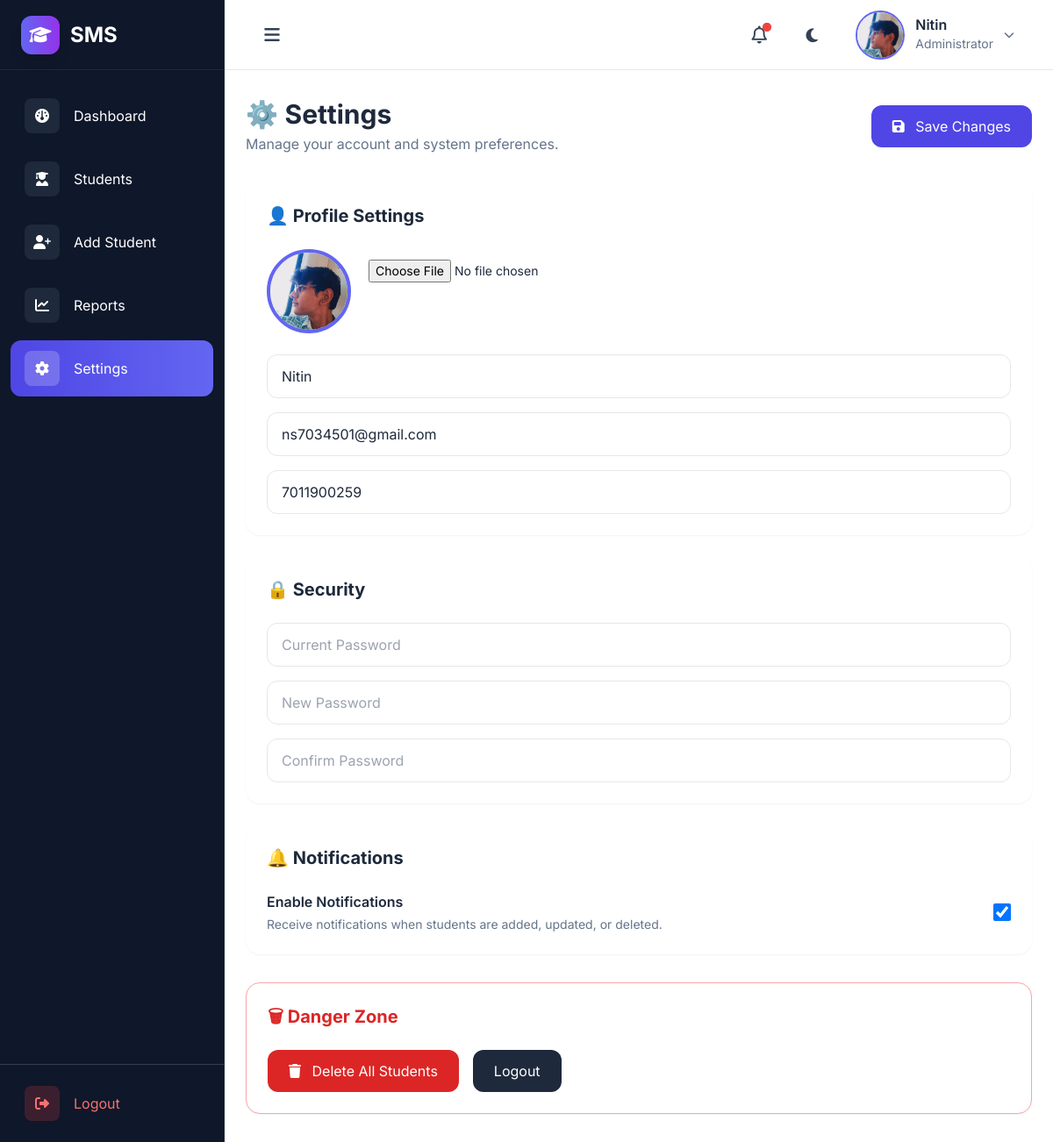
Page /settings/ (signed in) on the earlier database version.
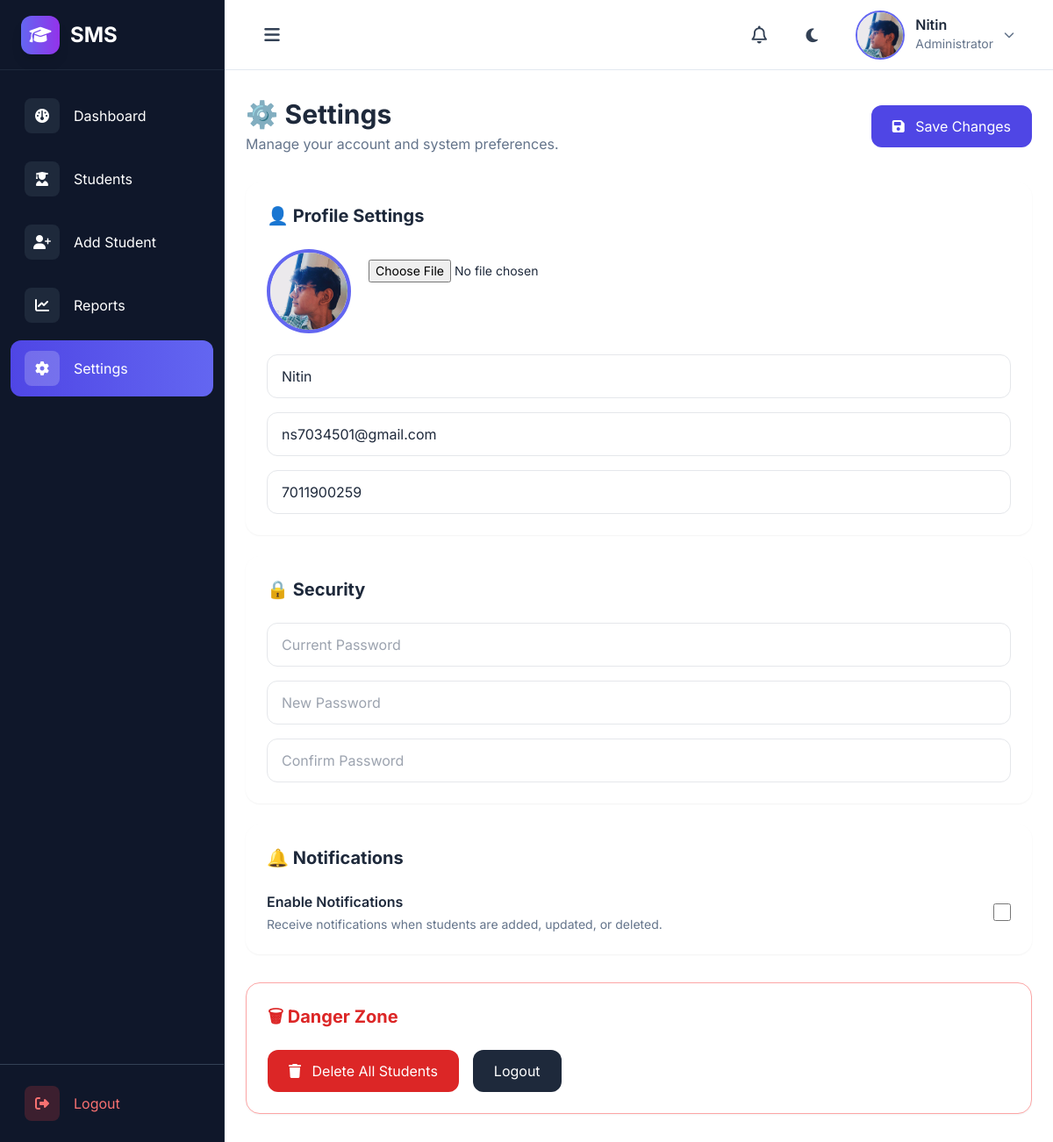
Same page on the later database version.
### MainApp/models.py (models this page shows, shortened)
class Settings(models.Model):
    user = models.OneToOneField(User,on_delete=models.CASCADE)
    profile_image = models.ImageField(upload_to='profile/', blank=True, null=True)
    phone = models.CharField(max_length=10,blank=True)
    notifications = models.BooleanField(default=True)

### MainApp/views.py (the view, shortened to what this page needs)
# urls.py: path("settings/", views.settings, name='settings'),
@login_required
def settings(request):
    settings, created = Settings.objects.get_or_create(user=request.user)
    current_password = request.POST.get("current_password")
    new_password = request.POST.get("new_password")
    confirm_password = request.POST.get("confirm_password")
    if request.method == "POST":
        request.user.first_name = request.POST.get("first_name")
        request.user.email = request.POST.get("email")
        request.user.save()
        form = SettingsForm(request.POST, request.FILES,instance=settings)
        if form.is_valid():
            settings = form.save(commit=False)
            settings.notifications = "notifications" in request.POST
            settings.save()
            form.save()
            messages.success(request,"Settings updated successfully.")
            return redirect("settings")
    else:
        form = SettingsForm(instance=settings)
    return render(request,"setting.html", {"form": form, "settings":settings})

### MainApp/forms.py
class SettingsForm(forms.ModelForm):
    class Meta:
        model = Settings
        fields = [
            "phone",
            "profile_image",
            "notifications",
        ]

### MainApp/context_processors.py (called while the page is built)
def notifications(request):
    if request.user.is_authenticated:
        activitys = Activity.objects.all()[:5]
        unread_count = activitys.count()
        return {
            "notifications": activitys,
            "notification_count": unread_count,
        }
    return {}

### MainApp/templates/setting.html (shortened to what the changed rows need)
{% extends "base.html" %}
{% load static %}
{% block content %}
<form method="post" enctype="multipart/form-data">
    <div class="space-y-8">
        <div class="flex flex-col sm:flex-row sm:justify-between sm:items-center gap-4">
            <div>
                <h1 class="text-2xl sm:text-3xl font-bold text-slate-800 dark:text-white">
                    ⚙️ Settings
                </h1>
            </div>
        </div>
        <div class="grid grid-cols-1 xl:grid-cols-2 gap-6">
            <div class="bg-white dark:bg-slate-800 rounded-2xl shadow-sm p-6">
                <h2 class="text-xl font-bold mb-6">
                    👤 Profile Settings
                </h2>
                <div class="space-y-4">
                    <input type="text" name="first_name" value="{{ request.user.first_name }}"
                        class="w-full border rounded-xl px-4 py-3 dark:bg-slate-700" placeholder="First name">
                    <input type="email" name="email" value="{{ request.user.email }}"
                        class="w-full border rounded-xl px-4 py-3 dark:bg-slate-700" placeholder="xyz@gamil.com">
                    <input type="tel" name="phone" value="{{ settings.phone }}"
                        class="w-full border rounded-xl px-4 py-3 dark:bg-slate-700" placeholder="Phone number">
                </div>
            </div>
            <div class="bg-white dark:bg-slate-800 rounded-2xl shadow-sm p-6">
                <h2 class="text-xl font-bold mb-6">
                    🔒 Security
                </h2>
            </div>
            <div class="bg-white dark:bg-slate-800 rounded-2xl shadow-sm p-6">
                <h2 class="text-xl font-bold mb-6">
                    🔔 Notifications
                </h2>
                <div class="flex flex-col sm:flex-row sm:items-center sm:justify-between gap-4">
                    <div>
                        <h3 class="font-semibold">
                        </h3>
                        <p class="text-sm text-slate-500 mt-1">
                        </p>
                    </div>
                    <input type="checkbox" name="notifications" class="w-5 h-5 self-start sm:self-center" {% if settings.notifications %}checked{% endif %}>
                </div>
            </div>
        </div>
        <div class="bg-white dark:bg-slate-800 rounded-2xl shadow-sm border border-red-300 p-6">
            <h2 class="text-xl font-bold text-red-600 mb-6">
                🗑 Danger Zone
            </h2>
        </div>
    </div>
</form>
{% endblock %}

### MainApp/templates/components/navbar.html (shortened to what this page needs)
{% load static %}
<header
  class="h-20 bg-white dark:bg-slate-900 border-b border-slate-200 dark:border-slate-700 flex items-center justify-between px-4 sm:px-6 lg:px-8 shrink-0 transition-colors duration-300 shadow-sm">
  <div class="flex items-center gap-4">
    <button id="toggleBtn"
      class="w-11 h-11 rounded-xl hover:bg-slate-100 dark:hover:bg-slate-800 transition flex items-center justify-center cursor-pointer">
      <i class="fa-solid fa-bars text-xl text-slate-700 dark:text-slate-200"></i>
    </button>
  </div>
  <div class="flex items-center gap-2 sm:gap-4">
    <div class="relative">
      <button onclick="toggleNotification()"
        class="relative w-11 h-11 rounded-xl hover:bg-slate-100 dark:hover:bg-slate-800 transition flex items-center justify-center">
        <i class="fa-regular fa-bell text-xl text-slate-700 dark:text-slate-200"></i>
        {% if settings.notifications %}
        <span class="absolute top-2 right-2 w-2.5 h-2.5 rounded-full bg-red-500 animate-ping"></span>
        {% endif %}
      </button>
    </div>
    <button
      class="myToggleBtn w-11 h-11 rounded-xl hover:bg-slate-100 dark:hover:bg-slate-800 transition flex items-center justify-center">
      <i class="fa-solid fa-moon theme_icon text-lg text-slate-700 dark:text-yellow-400"></i>
    </button>
    <div class="relative">
      <button onclick="toggleProfileMenu()"
        class="flex items-center gap-3 rounded-xl px-2 sm:px-3 py-2 hover:bg-slate-100 dark:hover:bg-slate-800 transition">
        <div>
          {% if settings.profile_image %}
          <img src="{{ settings.profile_image.url }}"
            class="w-14 h-14 rounded-full object-cover border-2 border-indigo-500">
          {% else %}
          <img src="{% static 'Images/user.jpg' %}"
            class="w-14 h-14 rounded-full object-cover border-2 border-indigo-500">
          {% endif %}
        </div>
        <div class="hidden lg:block text-left">
          <h4 class="font-semibold text-slate-800 dark:text-white leading-none">
            {{ request.user.first_name }}
          </h4>
          <p class="text-sm text-slate-500 dark:text-slate-400 mt-1">
            Administrator
          </p>
        </div>
        <i class="fa-solid fa-chevron-down text-xs text-slate-500 dark:text-slate-300 hidden sm:block"></i>
      </button>
    </div>
  </div>
</header>

Differences in the rows shown:
changed Settings: notifications "☑" → "☐"
